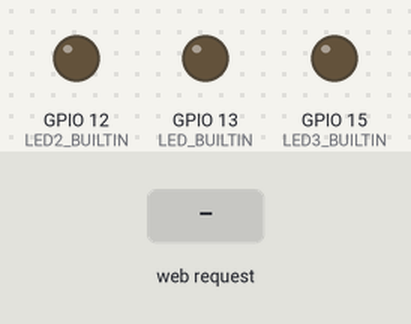
Recording of a sketch running on a simulated ESP8266 (NodeMCU). Parts: output pins drawn as LEDs (lit = HIGH). The test bench sets the inputs (shaded band). WiFi joins after 1.5 s; servers stay silent unless stated; what the sketch prints to the serial monitor is not drawn.

Above: at 3.7 s.
3.8 s: HTTP request GET /LEDOn received
At 5.0 s:
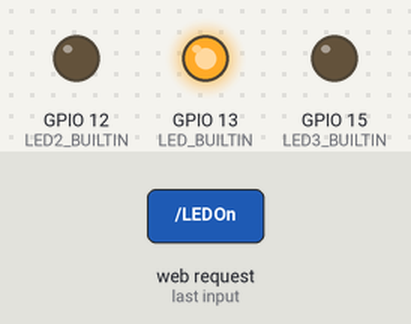
5.3 s: HTTP request GET /LED2On received
At 6.4 s:
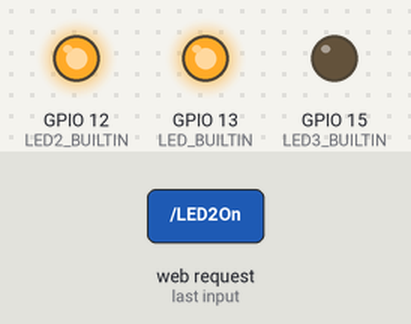
6.8 s: HTTP request GET /LEDOff received
At 7.5 s:
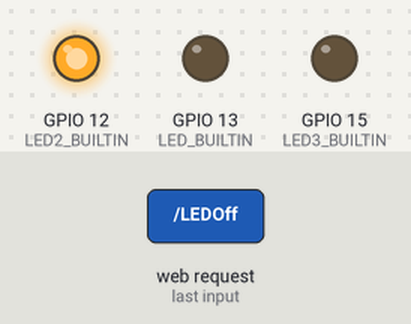
8.3 s: HTTP request GET /LED3On received
At 8.7 s:
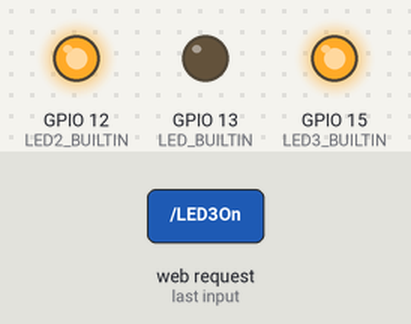
9.8 s: HTTP request GET /LED2Off received
At 11.0 s:
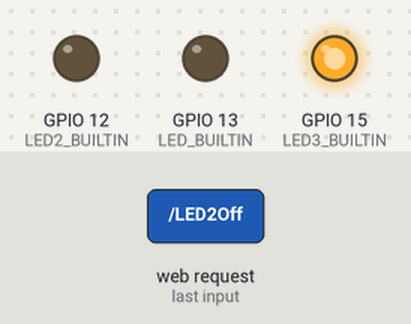
11.3 s: HTTP request GET /LED3Off received
At 12.1 s:
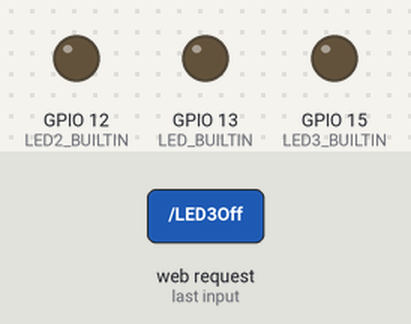
Timing chart, 0 to 13.8 s (numbered marks = the images above; inputs shaded):
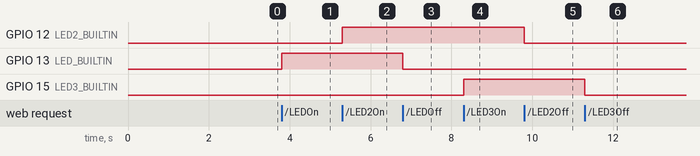

Measured:
- after the input at 3.8 s, GPIO 13 (LED_BUILTIN): LOW → HIGH at once
- after the input at 5.3 s, GPIO 12 (LED2_BUILTIN): LOW → HIGH at once
- after the input at 6.8 s, GPIO 13 (LED_BUILTIN): HIGH → LOW at once
- after the input at 8.3 s, GPIO 15 (LED3_BUILTIN): LOW → HIGH at once
- after the input at 9.8 s, GPIO 12 (LED2_BUILTIN): HIGH → LOW at once
- after the input at 11.3 s, GPIO 15 (LED3_BUILTIN): HIGH → LOW at once

The sketch:

node_sta_web_ii.ino
```cpp
#include <ESP8266WiFi.h>
#include <WiFiClient.h>
#include <ESP8266WebServer.h>
#define LED_BUILTIN 13
#define LED2_BUILTIN 12
#define LED3_BUILTIN 15
//SSID and Password of your WiFi router
const char* ssid = "C301";
const char* password = "ilovedmt";
int stateLED = LOW;
int stateLED2 = LOW;
int stateLED3 = LOW;
//Static IP address configuration
IPAddress ip(192, 168, 1, 6); //ESP static ip
IPAddress gateway(192, 168, 1, 1);   //IP Address of your WiFi Router (Gateway)
IPAddress subnet(255, 255, 255, 0);  //Subnet mask
IPAddress dns(8, 8, 8, 8);  //DNS
ESP8266WebServer server(80);

void handleRoot() {
    response();
}

void handleLedOn() {
  stateLED = HIGH;
  digitalWrite(LED_BUILTIN, stateLED);
  response();
}
void handleLed2On() {
  stateLED2 = HIGH;
  digitalWrite(LED2_BUILTIN, stateLED2);
  response();
}
void handleLed3On() {
  stateLED3 = HIGH;
  digitalWrite(LED3_BUILTIN, stateLED3);
  response();
}
void handleLedOff() {
  stateLED = LOW;
  digitalWrite(LED_BUILTIN, stateLED);
  response();
}
void handleLed2Off() {
  stateLED2 = LOW;
  digitalWrite(LED2_BUILTIN, stateLED2);
  response();
}
void handleLed3Off() {
  stateLED3 = LOW;
  digitalWrite(LED3_BUILTIN, stateLED3);
  response();
}
void handleAllOff() {
  stateLED = LOW;
  digitalWrite(LED_BUILTIN, stateLED);
  stateLED2 = LOW;
  digitalWrite(LED2_BUILTIN, stateLED2);
  stateLED3 = LOW;
  digitalWrite(LED3_BUILTIN, stateLED3);
  response();
}
const String HtmlHtml = "<html><head>"
    "<meta name=\"viewport\" content=\"width=device-width, initial-scale=1\" />"
    "<meta http-equiv=\"Content-Type\" content=\"text/html;charset=utf-8\"/></head>";
const String HtmlHtmlClose = "</html>\n";
const String HtmlTitle = "<h1>ESP8266 測試AP WebServer exercise</h1><br/>\n";
const String HtmlLedStateLow = "<big>LED is now <b>OFF</b></big><br/>\n";
const String HtmlLedStateHigh = "<big>LED is now <b>ON</b></big><br/>\n";
const String HtmlLed2StateLow = "<big>LED2 is now <b>OFF</b></big><br/>\n";
const String HtmlLed2StateHigh = "<big>LED2 is now <b>ON</b></big><br/>\n";
const String HtmlLed3StateLow = "<big>LED3 is now <b>OFF</b></big><br/>\n";
const String HtmlLed3StateHigh = "<big>LED3 is now <b>ON</b></big><br/>\n";
const String HtmlButtons =
    "<a href=\"LEDOn\"><button style=\"display: block; width: 100%;\">ON</button></a><br/>"
    "<a href=\"LEDOff\"><button style=\"display: block; width: 100%;\">OFF</button></a><br/>"
    "<a href=\"LED2On\"><button style=\"display: block; width: 100%;\">ON</button></a><br/>"
    "<a href=\"LED2Off\"><button style=\"display: block; width: 100%;\">OFF</button></a><br/>"
    "<a href=\"LED3On\"><button style=\"display: block; width: 100%;\">ON</button></a><br/>"
    "<a href=\"LED3Off\"><button style=\"display: block; width: 100%;\">OFF</button></a><br/>"
    "<a href=\"ALLOff\"><button style=\"display: block; width: 100%;\">ALL OFF</button></a><br/>";

void response(){
  String htmlRes = HtmlHtml + HtmlTitle;
  if(stateLED == LOW){
    htmlRes += HtmlLedStateLow;
  }else{
    htmlRes += HtmlLedStateHigh;
  }
  if(stateLED2 == LOW){
    htmlRes += HtmlLed2StateLow;
  }else{
    htmlRes += HtmlLed2StateHigh;
  }
  if(stateLED3 == LOW){
    htmlRes += HtmlLed3StateLow;
  }else{
    htmlRes += HtmlLed3StateHigh;
  }
  htmlRes += HtmlButtons;
  htmlRes += HtmlHtmlClose;

  server.send(200, "text/html", htmlRes);
}

void setup() {
    delay(1000);
    Serial.begin(115200);
    Serial.println();
   //WiFi.config(ip, gateway, subnet);
    WiFi.mode(WIFI_STA);
    WiFi.begin(ssid, password);
   // Wait for connection
    while (WiFi.status() != WL_CONNECTED) {
      delay(500);
      Serial.print(".");
    }

    //If connection successful show IP address in serial monitor
    Serial.println("");
    Serial.print("Connected to ");
    Serial.println(ssid);
    Serial.print("IP address: ");
    Serial.println(WiFi.localIP());  //IP address assigned to your ESP

    server.on("/", handleRoot);
    server.on("/LEDOn", handleLedOn);
    server.on("/LEDOff", handleLedOff);
    server.on("/LED2On", handleLed2On);
    server.on("/LED2Off", handleLed2Off);
    server.on("/LED3On", handleLed3On);
    server.on("/LED3Off", handleLed3Off);
    server.on("/ALLOff", handleAllOff);
    server.begin();
    Serial.println("HTTP server beginned");
    pinMode(LED_BUILTIN, OUTPUT);
    digitalWrite(LED_BUILTIN, stateLED);
    pinMode(LED2_BUILTIN, OUTPUT);
    digitalWrite(LED2_BUILTIN, stateLED2);
    pinMode(LED3_BUILTIN, OUTPUT);
    digitalWrite(LED3_BUILTIN, stateLED3);
}

void loop() {
    server.handleClient();
}
```
